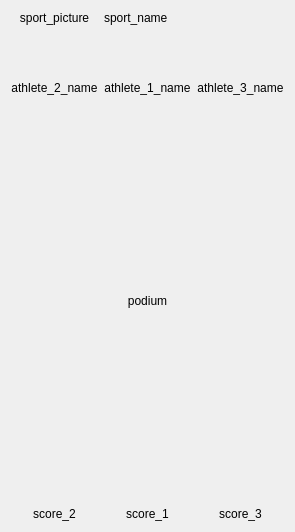
<?xml version="1.0" encoding="UTF-8"?>
<ui version="4.0">
 <class>Form</class>
 <widget class="QWidget" name="Form">
  <property name="geometry">
   <rect>
    <x>0</x>
    <y>0</y>
    <width>276</width>
    <height>517</height>
   </rect>
  </property>
  <property name="sizePolicy">
   <sizepolicy hsizetype="Fixed" vsizetype="Fixed">
    <horstretch>0</horstretch>
    <verstretch>0</verstretch>
   </sizepolicy>
  </property>
  <property name="windowTitle">
   <string>Form</string>
  </property>
  <layout class="QGridLayout" name="gridLayout">
   <item row="2" column="2">
    <widget class="QLabel" name="athlete_1_name">
     <property name="text">
      <string>athlete_1_name</string>
     </property>
     <property name="alignment">
      <set>Qt::AlignCenter</set>
     </property>
    </widget>
   </item>
   <item row="6" column="2">
    <widget class="QLabel" name="score_1">
     <property name="enabled">
      <bool>true</bool>
     </property>
     <property name="sizePolicy">
      <sizepolicy hsizetype="Preferred" vsizetype="Preferred">
       <horstretch>0</horstretch>
       <verstretch>0</verstretch>
      </sizepolicy>
     </property>
     <property name="text">
      <string>score_1</string>
     </property>
     <property name="alignment">
      <set>Qt::AlignHCenter|Qt::AlignTop</set>
     </property>
    </widget>
   </item>
   <item row="2" column="1">
    <widget class="QLabel" name="athlete_2_name">
     <property name="text">
      <string>athlete_2_name</string>
     </property>
     <property name="alignment">
      <set>Qt::AlignCenter</set>
     </property>
    </widget>
   </item>
   <item row="5" column="1" colspan="3">
    <widget class="QLabel" name="podium">
     <property name="sizePolicy">
      <sizepolicy hsizetype="Preferred" vsizetype="Preferred">
       <horstretch>0</horstretch>
       <verstretch>0</verstretch>
      </sizepolicy>
     </property>
     <property name="minimumSize">
      <size>
       <width>0</width>
       <height>400</height>
      </size>
     </property>
     <property name="text">
      <string>podium</string>
     </property>
     <property name="alignment">
      <set>Qt::AlignCenter</set>
     </property>
    </widget>
   </item>
   <item row="6" column="1">
    <widget class="QLabel" name="score_2">
     <property name="text">
      <string>score_2</string>
     </property>
     <property name="alignment">
      <set>Qt::AlignHCenter|Qt::AlignTop</set>
     </property>
    </widget>
   </item>
   <item row="0" column="2" colspan="2">
    <widget class="QLabel" name="sport_name">
     <property name="sizePolicy">
      <sizepolicy hsizetype="Expanding" vsizetype="Preferred">
       <horstretch>0</horstretch>
       <verstretch>0</verstretch>
      </sizepolicy>
     </property>
     <property name="text">
      <string>sport_name</string>
     </property>
    </widget>
   </item>
   <item row="0" column="1">
    <widget class="QLabel" name="sport_pic">
     <property name="text">
      <string>sport_picture</string>
     </property>
     <property name="alignment">
      <set>Qt::AlignCenter</set>
     </property>
    </widget>
   </item>
   <item row="6" column="3">
    <widget class="QLabel" name="score_3">
     <property name="text">
      <string>score_3</string>
     </property>
     <property name="alignment">
      <set>Qt::AlignHCenter|Qt::AlignTop</set>
     </property>
    </widget>
   </item>
   <item row="2" column="3">
    <widget class="QLabel" name="athlete_3_name">
     <property name="text">
      <string>athlete_3_name</string>
     </property>
     <property name="alignment">
      <set>Qt::AlignCenter</set>
     </property>
    </widget>
   </item>
   <item row="1" column="2">
    <spacer name="verticalSpacer">
     <property name="orientation">
      <enum>Qt::Vertical</enum>
     </property>
     <property name="sizeType">
      <enum>QSizePolicy::Fixed</enum>
     </property>
     <property name="sizeHint" stdset="0">
      <size>
       <width>20</width>
       <height>50</height>
      </size>
     </property>
    </spacer>
   </item>
  </layout>
 </widget>
 <resources/>
 <connections/>
</ui>
